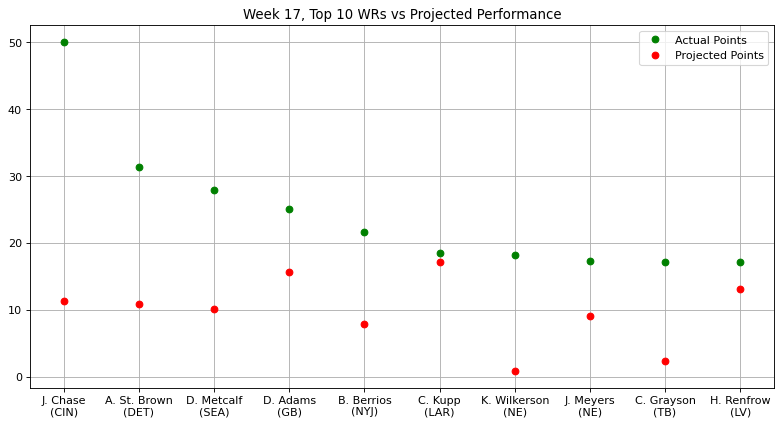

Write Python code to recreate this figure.
"""
Stats provided by NFL Fantasy
Week 17, Top 10 WRs vs Projected Performance
"""

import matplotlib.pyplot as plt
import numpy as np
from matplotlib.pyplot import figure
figure(figsize=(12, 6), dpi=80)

actual_points = np.array([50.10,31.40,27.90,25.10,21.70,18.50,18.20,17.30,17.10,17.10])
proj_points = np.array([11.34,10.82,10.08,15.68,7.94,17.17,0.83,9.08,2.31,13.13])
players = np.array(["J. Chase\n(CIN)","A. St. Brown\n(DET)","D. Metcalf\n(SEA)","D. Adams\n(GB)",
                    "B. Berrios\n(NYJ)","C. Kupp\n(LAR)","K. Wilkerson\n(NE)","J. Meyers\n(NE)",
                    "C. Grayson\n(TB)","H. Renfrow\n(LV)"])

plt.plot(players, actual_points, 'o', c = 'g', label = 'Actual Points', ms = 6)
plt.plot(proj_points, 'o', c = 'r', label = 'Projected Points', ms = 6)
plt.title("Week 17, Top 10 WRs vs Projected Performance")
plt.legend()
plt.grid()
plt.show()
